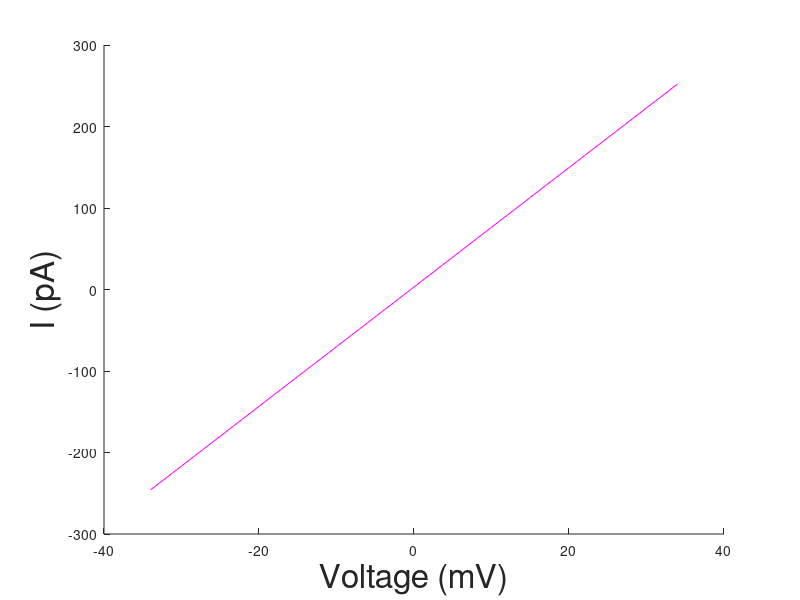

The MATLAB source for this figure:
% Input parameters for Cees Dekker, PNAS, SiNx ion transport 
% measurement data 2006. % KCl ionic solution

% Figure 2(a) conc = 100 mM, surface charge density = - 0.5 mC/m2
% As expected Bulk dominates at this conc, sigma_expt = -20 mC/m2, but our sigma not equal to
% paper fit results. A direct evidence of sigma is needed to complete the
% theory


clear;
clc;

% Simulation parameters for single potassium ion transport
D = 1.96e-9 ; % Diffusivity of Potassium
K_b = 1.38064e-23; % in kg m^2/s^2K Boltzman Constant
T = 300; % Temperature in K
z = 1; % Valence of Potassium ion
lambda = (K_b*T)/D ; % Mass rate in (kg/s)
omega = D/(K_b*T) ; % Mobility in (s/kg)
epsilon_0 = 8.854e-12; % Dielectric permittivity of free space in F/m
epsilon_r = 80; % Dielectric permittivity of water (no units)
e_charge = 1.60217e-19; % electronic Charge

% Geometry of the nanoporous membrane

r_nano = 5e-9; % Radius of nanopore in nm, diameter - 10 nm for calculation
L_nano = 34e-9; % Length of nanopore in nm, length = 34 nm for calculation

A_nano = (pi*(r_nano)^2); % cross sectional-area of nanopore

dS_nano = (2*pi*r_nano*L_nano); % Surface area of nanopore
dV_nano = A_nano*L_nano; % Volume of the nanopore

sigma_nano = -0.5e-3; % surface charge of nanopore in C/m^2, negative surface charge density




%%%%%%%%%%%%%%%%%%%% concentration of the ionic solution %%%%%%%%%%%%%%%

c = 100; % concentration of KCl = 100 mM

%%%%%%%%%%%%%%%%%%%%%%%%%%%%%%%%%%%%%%%%%%%%%%%%%%%%%%%%%%%%%%%%%%%%%%%%


NA = 6.023e23; % Avagadro number

% Total mass of the Charged particle
mass_Potassium = 39.10e-3; % Kg/mol
mass_single_atom = ((mass_Potassium)/NA); % mass of one charged ion


% Simulation time step
t_new = (1e-15:1e-15:1e-12); % time considered in fs to ps range with dt=1fs
N_size = size(t_new,2);% number of time steps

% Applied Input voltage
Voltage = (-34e-3:1e-3:34e-3) ;
size_V = size(Voltage,2);

% Derived parameters
p = 4*pi*epsilon_0*epsilon_r; % constant
x_b1 = 0;
x_b2 = L_nano;
L_total = L_nano;


% Initial guess of each parameter
q_new = ones(1,N_size)*(e_charge*z); % Initial total counter ionic charge (GUESS 1)
x_variable(1) = 1e-9; % initial position of the ion
v_new(1) = 0.2; % initial velocity = ~ intial displacement (= 1nm)/diffusion time (= 1ns) in m/s
n_total = (c*NA)*(dV_nano); % total number of Potassium ions
q_s_nano = sigma_nano*(2*pi*r_nano*L_total); % charge of nanopore
current(1) =(v_new(1)*q_new(1)*n_total)/L_total;

%To calculate individual forces at time t = 1fs
F1(1) = (abs(q_new(1))*Voltage(1))/((x_b2-x_b1));
F2(1) = abs(q_new(1))*abs(q_s_nano)/(4*pi*epsilon_0*epsilon_r*((L_nano-x_variable(1))^2+(r_nano)^2));
F3(1) = (abs(q_s_nano)*Voltage(1))/((x_b2-x_b1));
Fdissipative(1) = (lambda*v_new(1));

% acceleration at time step 1

acc_new(1) = F1(1)/mass_single_atom + F2(1)/mass_single_atom + F3(1)/mass_single_atom - Fdissipative(1)/mass_single_atom ; 

for j = 1:size_V
    
for i = 2:N_size % From time step 2 to N_size; number of time steps

% position of the particle calculated using Velocity-Verlet Algorithm

x_variable(i) = x_variable(i-1) + (v_new(i-1)*(t_new(i)-t_new(i-1))) + (0.5*(acc_new(i-1)*(t_new(i)-t_new(i-1))^2));

%To calculate individual forces at time = t 
F1(i) = (abs(q_new(i))*Voltage(j))/((x_b2-x_b1));
F2(i) = abs(q_new(i))*abs(q_s_nano)/(4*pi*epsilon_0*epsilon_r*((L_nano-x_variable(i))^2+(r_nano)^2));
F3(i) = (abs(q_s_nano)*Voltage(j))/((x_b2-x_b1));
Fdissipative(i) = (lambda*v_new(i-1));

% acceleration of the particle
acc_new(i) = F1(i)/mass_single_atom + F2(i)/mass_single_atom + F3(i)/mass_single_atom - Fdissipative(i)/mass_single_atom ; 
%velocity of particle
v_new(i) = v_new(i-1) + (0.5*(acc_new(i-1)+acc_new(i))*(t_new(i)-t_new(i-1)));
% Current in the nanopore
current(i) = (v_new(i)*q_new(i)*n_total)/L_total;
   
  
 if (x_variable(i) > L_nano)
     size_plot = i;
  %  break;
 end 
 
  if (x_variable(i) < 0)
     size_plot = i;
  %   break;
  end
  
  size_plot = i;
end

CURRENT(j,1) = current(size_plot)
conductance(j,1) = CURRENT(j,1)/Voltage(j);
end

% Tabulated values
Voltage_Dekker_PNAS = Voltage'*1e3; %(mV)
CURRENT_Tabulate = CURRENT*1e12;% (pA)

hold on; plot(Voltage*1e3, CURRENT*1e12, '-m');
xlabel('Voltage (mV)', 'fontsize', 24);
ylabel('I (pA)', 'fontsize', 24);

